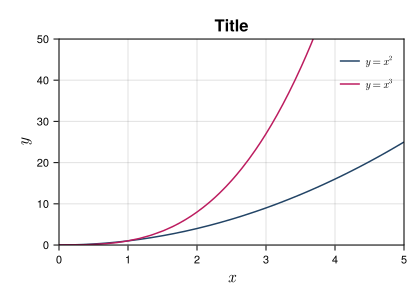

This chart was generated by the following Julia code:
using CairoMakie

fig = Figure(
  size = (420,300),
  fontsize = 11,
  backgroundcolor = :transparent,
)

axis = Axis(
  fig[1,1],
  limits = (0, 5, 0, 50),
  title = "Title",
  xlabel = L"x",
  ylabel = L"y",
  titlesize = 16.5,
  xlabelsize = 16.5,
  ylabelsize = 16.5,
  backgroundcolor = :transparent,
)

lines!(
  axis,
  0..5,
  x -> x^2,
  label = L"y = x^2",
  color = "#224466",
)

lines!(
  axis,
  0..5,
  x -> x^3,
  label = L"y = x^3",
  color = "#BC1C5F",
)

axislegend(
  axis,
  position = :rt,
  framevisible = false
)

save("./makie.svg", fig)